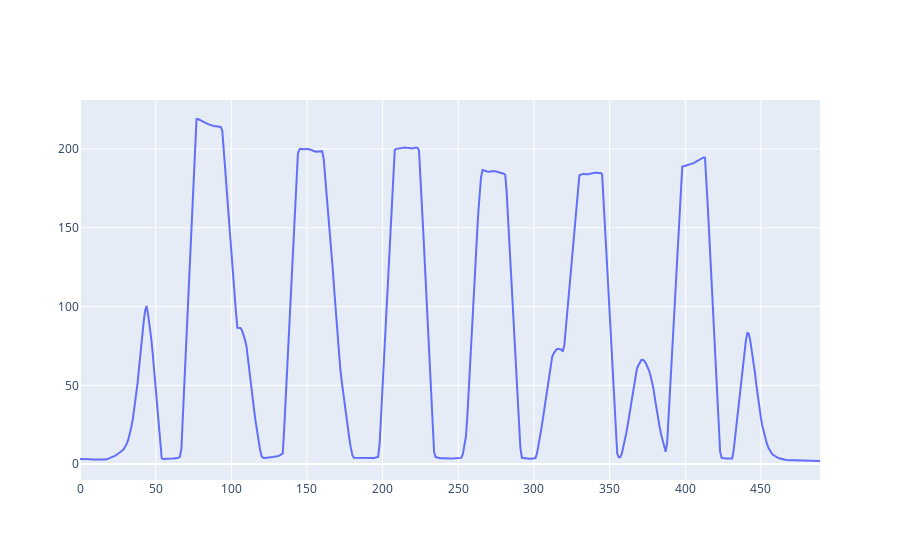

Source (notebook cell):
### Code cell
fig = go.Figure(data=go.Scatter(
    x = [i for i in range(500-width)],
    y = mean,
    mode = 'lines'
))

fig.show()

### Figure 1 — Plotly figure (JSON) as saved in the notebook; plotly's stock layout.template omitted (floating-point values rounded to 4 significant figures; data arrays with more than 128 entries replaced by an {"elided": "..."} marker saying what was removed)
{"data": [{"mode": "lines", "type": "scatter", "x": {"elided": "490 int values"}, "y": {"elided": "490 float values"}}], "layout": {}}
